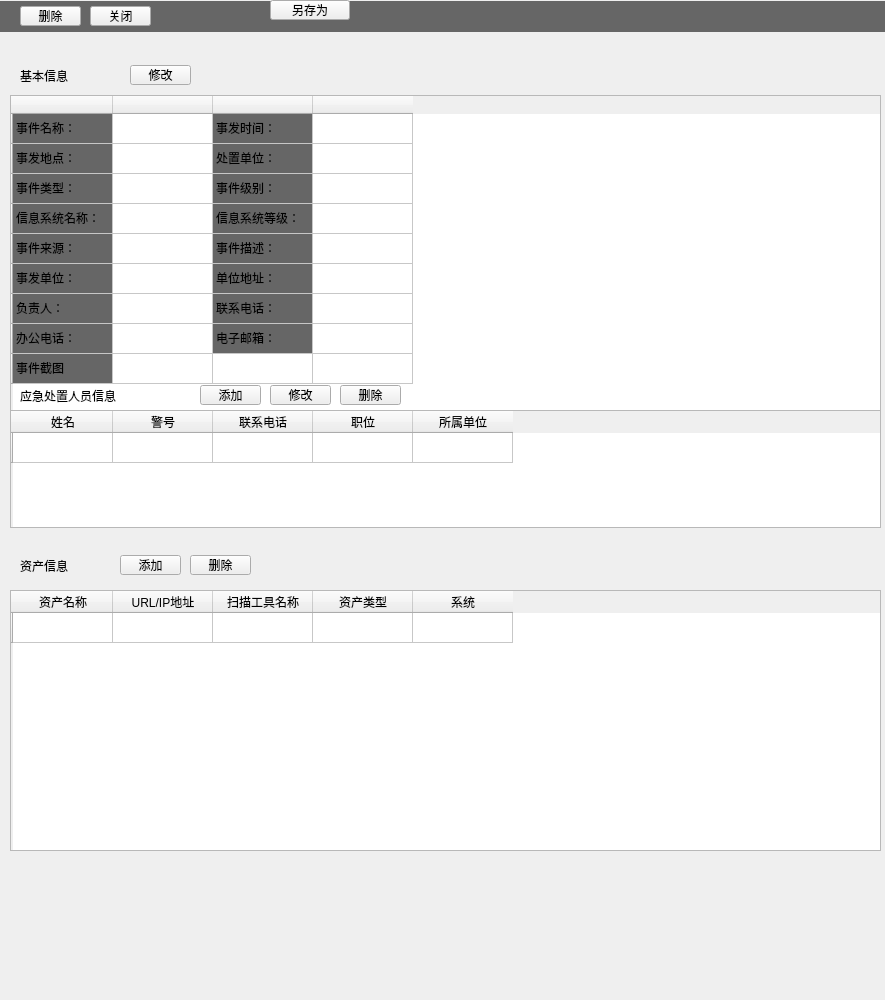
     <widget class="QWidget" name="scrollAreaWidgetContents">
      <property name="geometry">
       <rect>
        <x>0</x>
        <y>0</y>
        <width>885</width>
        <height>1000</height>
       </rect>
      </property>
      <property name="minimumSize">
       <size>
        <width>0</width>
        <height>1000</height>
       </size>
      </property>
      <widget class="QLabel" name="label_5">
       <property name="geometry">
        <rect>
         <x>20</x>
         <y>60</y>
         <width>91</width>
         <height>31</height>
        </rect>
       </property>
       <property name="styleSheet">
        <string notr="true">font: 75 14pt &quot;黑体&quot;;</string>
       </property>
       <property name="text">
        <string>基本信息</string>
       </property>
      </widget>
      <widget class="QPushButton" name="basicModifyButton">
       <property name="geometry">
        <rect>
         <x>130</x>
         <y>65</y>
         <width>61</width>
         <height>20</height>
        </rect>
       </property>
       <property name="styleSheet">
        <string notr="true">font: 8pt &quot;微软雅黑&quot;;</string>
       </property>
       <property name="text">
        <string>修改</string>
       </property>
      </widget>
      <widget class="QTableWidget" name="basicTableWidget">
       <property name="geometry">
        <rect>
         <x>10</x>
         <y>95</y>
         <width>871</width>
         <height>381</height>
        </rect>
       </property>
       <row>
        <property name="text">
         <string/>
        </property>
       </row>
       <row>
        <property name="text">
         <string/>
        </property>
       </row>
       <row>
        <property name="text">
         <string/>
        </property>
       </row>
       <row>
        <property name="text">
         <string/>
        </property>
       </row>
       <row>
        <property name="text">
         <string/>
        </property>
       </row>
       <row>
        <property name="text">
         <string/>
        </property>
       </row>
       <row>
        <property name="text">
         <string/>
        </property>
       </row>
       <row>
        <property name="text">
         <string/>
        </property>
       </row>
       <row>
        <property name="text">
         <string/>
        </property>
       </row>
       <column>
        <property name="text">
         <string/>
        </property>
       </column>
       <column>
        <property name="text">
         <string/>
        </property>
       </column>
       <column>
        <property name="text">
         <string/>
        </property>
       </column>
       <column>
        <property name="text">
         <string/>
        </property>
       </column>
       <item row="0" column="0">
        <property name="text">
         <string>事件名称：</string>
        </property>
        <property name="background">
         <brush brushstyle="SolidPattern">
          <color alpha="255">
           <red>102</red>
           <green>102</green>
           <blue>102</blue>
          </color>
         </brush>
        </property>
        <property name="flags">
         <set>ItemIsDragEnabled|ItemIsUserCheckable|ItemIsEnabled</set>
        </property>
       </item>
       <item row="0" column="2">
        <property name="text">
         <string>事发时间：</string>
        </property>
        <property name="background">
         <brush brushstyle="SolidPattern">
          <color alpha="255">
           <red>102</red>
           <green>102</green>
           <blue>102</blue>
          </color>
         </brush>
        </property>
        <property name="flags">
         <set>ItemIsDragEnabled|ItemIsUserCheckable|ItemIsEnabled</set>
        </property>
       </item>
       <item row="1" column="0">
        <property name="text">
         <string>事发地点：</string>
        </property>
        <property name="background">
         <brush brushstyle="SolidPattern">
          <color alpha="255">
           <red>102</red>
           <green>102</green>
           <blue>102</blue>
          </color>
         </brush>
        </property>
        <property name="flags">
         <set>ItemIsDragEnabled|ItemIsUserCheckable|ItemIsEnabled</set>
        </property>
       </item>
       <item row="1" column="2">
        <property name="text">
         <string>处置单位：</string>
        </property>
        <property name="background">
         <brush brushstyle="SolidPattern">
          <color alpha="255">
           <red>102</red>
           <green>102</green>
           <blue>102</blue>
          </color>
         </brush>
        </property>
        <property name="flags">
         <set>ItemIsDragEnabled|ItemIsUserCheckable|ItemIsEnabled</set>
        </property>
       </item>
       <item row="2" column="0">
        <property name="text">
         <string>事件类型：</string>
        </property>
        <property name="background">
         <brush brushstyle="SolidPattern">
          <color alpha="255">
           <red>102</red>
           <green>102</green>
           <blue>102</blue>
          </color>
         </brush>
        </property>
        <property name="flags">
         <set>ItemIsDragEnabled|ItemIsUserCheckable|ItemIsEnabled</set>
        </property>
       </item>
       <item row="2" column="2">
        <property name="text">
         <string>事件级别：</string>
        </property>
        <property name="background">
         <brush brushstyle="SolidPattern">
          <color alpha="255">
           <red>102</red>
           <green>102</green>
           <blue>102</blue>
          </color>
         </brush>
        </property>
        <property name="flags">
         <set>ItemIsDragEnabled|ItemIsUserCheckable|ItemIsEnabled</set>
        </property>
       </item>
       <item row="3" column="0">
        <property name="text">
         <string>信息系统名称：</string>
        </property>
        <property name="background">
         <brush brushstyle="SolidPattern">
          <color alpha="255">
           <red>102</red>
           <green>102</green>
           <blue>102</blue>
          </color>
         </brush>
        </property>
        <property name="flags">
         <set>ItemIsDragEnabled|ItemIsUserCheckable|ItemIsEnabled</set>
        </property>
       </item>
       <item row="3" column="2">
        <property name="text">
         <string>信息系统等级：</string>
        </property>
        <property name="background">
         <brush brushstyle="SolidPattern">
          <color alpha="255">
           <red>102</red>
           <green>102</green>
           <blue>102</blue>
          </color>
         </brush>
        </property>
        <property name="flags">
         <set>ItemIsDragEnabled|ItemIsUserCheckable|ItemIsEnabled</set>
        </property>
       </item>
       <item row="4" column="0">
        <property name="text">
         <string>事件来源：</string>
        </property>
        <property name="background">
         <brush brushstyle="SolidPattern">
          <color alpha="255">
           <red>102</red>
           <green>102</green>
           <blue>102</blue>
          </color>
         </brush>
        </property>
        <property name="flags">
         <set>ItemIsDragEnabled|ItemIsUserCheckable|ItemIsEnabled</set>
        </property>
       </item>
       <item row="4" column="2">
        <property name="text">
         <string>事件描述：</string>
        </property>
        <property name="background">
         <brush brushstyle="SolidPattern">
          <color alpha="255">
           <red>102</red>
           <green>102</green>
           <blue>102</blue>
          </color>
         </brush>
        </property>
        <property name="flags">
         <set>ItemIsDragEnabled|ItemIsUserCheckable|ItemIsEnabled</set>
        </property>
       </item>
       <item row="5" column="0">
        <property name="text">
         <string>事发单位：</string>
        </property>
        <property name="background">
         <brush brushstyle="SolidPattern">
          <color alpha="255">
           <red>102</red>
           <green>102</green>
           <blue>102</blue>
          </color>
         </brush>
        </property>
        <property name="flags">
         <set>ItemIsDragEnabled|ItemIsUserCheckable|ItemIsEnabled</set>
        </property>
       </item>
       <item row="5" column="2">
        <property name="text">
         <string>单位地址：</string>
        </property>
        <property name="background">
         <brush brushstyle="SolidPattern">
          <color alpha="255">
           <red>102</red>
           <green>102</green>
           <blue>102</blue>
          </color>
         </brush>
        </property>
        <property name="flags">
         <set>ItemIsDragEnabled|ItemIsUserCheckable|ItemIsEnabled</set>
        </property>
       </item>
       <item row="6" column="0">
        <property name="text">
         <string>负责人：</string>
        </property>
        <property name="background">
         <brush brushstyle="SolidPattern">
          <color alpha="255">
           <red>102</red>
           <green>102</green>
           <blue>102</blue>
          </color>
         </brush>
        </property>
        <property name="flags">
         <set>ItemIsDragEnabled|ItemIsUserCheckable|ItemIsEnabled</set>
        </property>
       </item>
       <item row="6" column="2">
        <property name="text">
         <string>联系电话：</string>
        </property>
        <property name="background">
         <brush brushstyle="SolidPattern">
          <color alpha="255">
           <red>102</red>
           <green>102</green>
           <blue>102</blue>
          </color>
         </brush>
        </property>
        <property name="flags">
         <set>ItemIsDragEnabled|ItemIsUserCheckable|ItemIsEnabled</set>
        </property>
       </item>
       <item row="7" column="0">
        <property name="text">
         <string>办公电话：</string>
        </property>
        <property name="background">
         <brush brushstyle="SolidPattern">
          <color alpha="255">
           <red>102</red>
           <green>102</green>
           <blue>102</blue>
          </color>
         </brush>
        </property>
        <property name="flags">
         <set>ItemIsDragEnabled|ItemIsUserCheckable|ItemIsEnabled</set>
        </property>
       </item>
       <item row="7" column="2">
        <property name="text">
         <string>电子邮箱：</string>
        </property>
        <property name="background">
         <brush brushstyle="SolidPattern">
          <color alpha="255">
           <red>102</red>
           <green>102</green>
           <blue>102</blue>
          </color>
         </brush>
        </property>
        <property name="flags">
         <set>ItemIsDragEnabled|ItemIsUserCheckable|ItemIsEnabled</set>
        </property>
       </item>
       <item row="8" column="0">
        <property name="text">
         <string>事件截图</string>
        </property>
        <property name="background">
         <brush brushstyle="SolidPattern">
          <color alpha="255">
           <red>102</red>
           <green>102</green>
           <blue>102</blue>
          </color>
         </brush>
        </property>
        <property name="flags">
         <set>ItemIsDragEnabled|ItemIsUserCheckable|ItemIsEnabled</set>
        </property>
       </item>
      </widget>
      <widget class="QLabel" name="label_6">
       <property name="geometry">
        <rect>
         <x>20</x>
         <y>380</y>
         <width>171</width>
         <height>31</height>
        </rect>
       </property>
       <property name="styleSheet">
        <string notr="true">font: 75 14pt &quot;黑体&quot;;</string>
       </property>
       <property name="text">
        <string>应急处置人员信息</string>
       </property>
      </widget>
      <widget class="QPushButton" name="personAddButton">
       <property name="geometry">
        <rect>
         <x>200</x>
         <y>385</y>
         <width>61</width>
         <height>20</height>
        </rect>
       </property>
       <property name="styleSheet">
        <string notr="true">font: 8pt &quot;微软雅黑&quot;;</string>
       </property>
       <property name="text">
        <string>添加</string>
       </property>
      </widget>
      <widget class="QTableWidget" name="dispersonTableWidget">
       <property name="geometry">
        <rect>
         <x>10</x>
         <y>410</y>
         <width>871</width>
         <height>118</height>
        </rect>
       </property>
       <row>
        <property name="text">
         <string/>
        </property>
       </row>
       <column>
        <property name="text">
         <string>姓名</string>
        </property>
       </column>
       <column>
        <property name="text">
         <string>警号</string>
        </property>
       </column>
       <column>
        <property name="text">
         <string>联系电话</string>
        </property>
       </column>
       <column>
        <property name="text">
         <string>职位</string>
        </property>
       </column>
       <column>
        <property name="text">
         <string>所属单位</string>
        </property>
       </column>
      </widget>
      <widget class="QPushButton" name="personModifyButton">
       <property name="geometry">
        <rect>
         <x>270</x>
         <y>385</y>
         <width>61</width>
         <height>20</height>
        </rect>
       </property>
       <property name="styleSheet">
        <string notr="true">font: 8pt &quot;微软雅黑&quot;;</string>
       </property>
       <property name="text">
        <string>修改</string>
       </property>
      </widget>
      <widget class="QLabel" name="label_7">
       <property name="geometry">
        <rect>
         <x>20</x>
         <y>550</y>
         <width>91</width>
         <height>31</height>
        </rect>
       </property>
       <property name="styleSheet">
        <string notr="true">font: 75 14pt &quot;黑体&quot;;</string>
       </property>
       <property name="text">
        <string>资产信息</string>
       </property>
      </widget>
      <widget class="QPushButton" name="hostAddButton">
       <property name="geometry">
        <rect>
         <x>120</x>
         <y>555</y>
         <width>61</width>
         <height>20</height>
        </rect>
       </property>
       <property name="styleSheet">
        <string notr="true">font: 8pt &quot;微软雅黑&quot;;</string>
       </property>
       <property name="text">
        <string>添加</string>
       </property>
      </widget>
      <widget class="QPushButton" name="hostDelButton">
       <property name="geometry">
        <rect>
         <x>190</x>
         <y>555</y>
         <width>61</width>
         <height>20</height>
        </rect>
       </property>
       <property name="styleSheet">
        <string notr="true">font: 8pt &quot;微软雅黑&quot;;</string>
       </property>
       <property name="text">
        <string>删除</string>
       </property>
      </widget>
      <widget class="QTableWidget" name="hostTableWidget">
       <property name="geometry">
        <rect>
         <x>10</x>
         <y>590</y>
         <width>871</width>
         <height>261</height>
        </rect>
       </property>
       <row>
        <property name="text">
         <string/>
        </property>
       </row>
       <column>
        <property name="text">
         <string>资产名称</string>
        </property>
       </column>
       <column>
        <property name="text">
         <string>URL/IP地址</string>
        </property>
       </column>
       <column>
        <property name="text">
         <string>扫描工具名称</string>
        </property>
       </column>
       <column>
        <property name="text">
         <string>资产类型</string>
        </property>
       </column>
       <column>
        <property name="text">
         <string>系统</string>
        </property>
       </column>
      </widget>
      <widget class="QLabel" name="label_8">
       <property name="geometry">
        <rect>
         <x>0</x>
         <y>1</y>
         <width>891</width>
         <height>31</height>
        </rect>
       </property>
       <property name="styleSheet">
        <string notr="true">background-color: rgb(102, 102, 102);</string>
       </property>
       <property name="text">
        <string/>
       </property>
      </widget>
      <widget class="QPushButton" name="personDelButton">
       <property name="geometry">
        <rect>
         <x>340</x>
         <y>385</y>
         <width>61</width>
         <height>20</height>
        </rect>
       </property>
       <property name="styleSheet">
        <string notr="true">font: 8pt &quot;微软雅黑&quot;;</string>
       </property>
       <property name="text">
        <string>删除</string>
       </property>
      </widget>
      <widget class="QPushButton" name="closeButton">
       <property name="geometry">
        <rect>
         <x>90</x>
         <y>6</y>
         <width>61</width>
         <height>20</height>
        </rect>
       </property>
       <property name="styleSheet">
        <string notr="true"/>
       </property>
       <property name="text">
        <string>关闭</string>
       </property>
       <property name="flat">
        <bool>false</bool>
       </property>
      </widget>
      <widget class="QPushButton" name="deleButton">
       <property name="geometry">
        <rect>
         <x>20</x>
         <y>6</y>
         <width>61</width>
         <height>20</height>
        </rect>
       </property>
       <property name="styleSheet">
        <string notr="true"/>
       </property>
       <property name="text">
        <string>删除</string>
       </property>
       <property name="flat">
        <bool>false</bool>
       </property>
      </widget>
      <widget class="QPushButton" name="saveButton">
       <property name="geometry">
        <rect>
         <x>270</x>
         <y>0</y>
         <width>80</width>
         <height>20</height>
        </rect>
       </property>
       <property name="styleSheet">
        <string notr="true"/>
       </property>
       <property name="text">
        <string>另存为</string>
       </property>
       <property name="flat">
        <bool>false</bool>
       </property>
      </widget>
     </widget>
